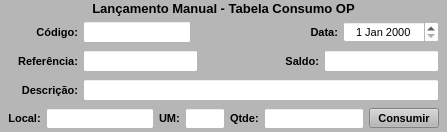
        <widget class="QWidget" name="widget_9" native="true">
         <property name="minimumSize">
          <size>
           <width>0</width>
           <height>0</height>
          </size>
         </property>
         <property name="maximumSize">
          <size>
           <width>16777215</width>
           <height>16777215</height>
          </size>
         </property>
         <property name="font">
          <font>
           <pointsize>8</pointsize>
          </font>
         </property>
         <property name="styleSheet">
          <string notr="true">background-color: rgb(182, 182, 182);</string>
         </property>
         <layout class="QVBoxLayout" name="verticalLayout_3">
          <property name="spacing">
           <number>3</number>
          </property>
          <property name="leftMargin">
           <number>3</number>
          </property>
          <property name="topMargin">
           <number>1</number>
          </property>
          <property name="rightMargin">
           <number>3</number>
          </property>
          <property name="bottomMargin">
           <number>1</number>
          </property>
          <item>
           <widget class="QLabel" name="label_4">
            <property name="font">
             <font>
              <pointsize>10</pointsize>
              <weight>75</weight>
              <bold>true</bold>
             </font>
            </property>
            <property name="text">
             <string>Lançamento Manual - Tabela Consumo OP</string>
            </property>
            <property name="alignment">
             <set>Qt::AlignCenter</set>
            </property>
           </widget>
          </item>
          <item>
           <widget class="QWidget" name="widget_13" native="true">
            <property name="font">
             <font>
              <pointsize>8</pointsize>
             </font>
            </property>
            <property name="styleSheet">
             <string notr="true"/>
            </property>
            <layout class="QHBoxLayout" name="horizontalLayout_6">
             <property name="spacing">
              <number>5</number>
             </property>
             <property name="leftMargin">
              <number>5</number>
             </property>
             <property name="topMargin">
              <number>2</number>
             </property>
             <property name="rightMargin">
              <number>5</number>
             </property>
             <property name="bottomMargin">
              <number>2</number>
             </property>
             <item>
              <widget class="QLabel" name="label_17">
               <property name="sizePolicy">
                <sizepolicy hsizetype="Preferred" vsizetype="Preferred">
                 <horstretch>0</horstretch>
                 <verstretch>0</verstretch>
                </sizepolicy>
               </property>
               <property name="minimumSize">
                <size>
                 <width>0</width>
                 <height>0</height>
                </size>
               </property>
               <property name="maximumSize">
                <size>
                 <width>70</width>
                 <height>16777215</height>
                </size>
               </property>
               <property name="font">
                <font>
                 <pointsize>8</pointsize>
                 <weight>75</weight>
                 <bold>true</bold>
                </font>
               </property>
               <property name="text">
                <string>Código:</string>
               </property>
               <property name="alignment">
                <set>Qt::AlignRight|Qt::AlignTrailing|Qt::AlignVCenter</set>
               </property>
              </widget>
             </item>
             <item>
              <widget class="QLineEdit" name="line_Cod_Manu">
               <property name="sizePolicy">
                <sizepolicy hsizetype="Preferred" vsizetype="Preferred">
                 <horstretch>0</horstretch>
                 <verstretch>0</verstretch>
                </sizepolicy>
               </property>
               <property name="maximumSize">
                <size>
                 <width>140</width>
                 <height>16777215</height>
                </size>
               </property>
               <property name="font">
                <font>
                 <pointsize>8</pointsize>
                </font>
               </property>
               <property name="styleSheet">
                <string notr="true">background-color: rgb(255, 255, 255);</string>
               </property>
               <property name="alignment">
                <set>Qt::AlignCenter</set>
               </property>
              </widget>
             </item>
             <item>
              <widget class="QLabel" name="label_10">
               <property name="font">
                <font>
                 <pointsize>8</pointsize>
                </font>
               </property>
               <property name="text">
                <string/>
               </property>
              </widget>
             </item>
             <item>
              <widget class="QLabel" name="label_11">
               <property name="sizePolicy">
                <sizepolicy hsizetype="Preferred" vsizetype="Preferred">
                 <horstretch>0</horstretch>
                 <verstretch>0</verstretch>
                </sizepolicy>
               </property>
               <property name="maximumSize">
                <size>
                 <width>40</width>
                 <height>16777215</height>
                </size>
               </property>
               <property name="font">
                <font>
                 <pointsize>8</pointsize>
                 <weight>75</weight>
                 <bold>true</bold>
                </font>
               </property>
               <property name="text">
                <string>Data:</string>
               </property>
               <property name="alignment">
                <set>Qt::AlignRight|Qt::AlignTrailing|Qt::AlignVCenter</set>
               </property>
              </widget>
             </item>
             <item>
              <widget class="QDateEdit" name="date_Consumo">
               <property name="sizePolicy">
                <sizepolicy hsizetype="Preferred" vsizetype="Preferred">
                 <horstretch>0</horstretch>
                 <verstretch>0</verstretch>
                </sizepolicy>
               </property>
               <property name="maximumSize">
                <size>
                 <width>100</width>
                 <height>16777215</height>
                </size>
               </property>
               <property name="font">
                <font>
                 <pointsize>8</pointsize>
                </font>
               </property>
               <property name="styleSheet">
                <string notr="true">background-color: rgb(255, 255, 255);</string>
               </property>
               <property name="alignment">
                <set>Qt::AlignCenter</set>
               </property>
              </widget>
             </item>
            </layout>
           </widget>
          </item>
          <item>
           <widget class="QWidget" name="widget_14" native="true">
            <property name="font">
             <font>
              <pointsize>8</pointsize>
             </font>
            </property>
            <property name="styleSheet">
             <string notr="true"/>
            </property>
            <layout class="QHBoxLayout" name="horizontalLayout_7">
             <property name="spacing">
              <number>5</number>
             </property>
             <property name="leftMargin">
              <number>5</number>
             </property>
             <property name="topMargin">
              <number>2</number>
             </property>
             <property name="rightMargin">
              <number>5</number>
             </property>
             <property name="bottomMargin">
              <number>2</number>
             </property>
             <item>
              <widget class="QLabel" name="label_23">
               <property name="sizePolicy">
                <sizepolicy hsizetype="Preferred" vsizetype="Preferred">
                 <horstretch>0</horstretch>
                 <verstretch>0</verstretch>
                </sizepolicy>
               </property>
               <property name="maximumSize">
                <size>
                 <width>70</width>
                 <height>16777215</height>
                </size>
               </property>
               <property name="font">
                <font>
                 <pointsize>8</pointsize>
                 <weight>75</weight>
                 <bold>true</bold>
                </font>
               </property>
               <property name="text">
                <string>Referência:</string>
               </property>
               <property name="alignment">
                <set>Qt::AlignRight|Qt::AlignTrailing|Qt::AlignVCenter</set>
               </property>
              </widget>
             </item>
             <item>
              <widget class="QLineEdit" name="line_Ref_Manu">
               <property name="sizePolicy">
                <sizepolicy hsizetype="Preferred" vsizetype="Preferred">
                 <horstretch>0</horstretch>
                 <verstretch>0</verstretch>
                </sizepolicy>
               </property>
               <property name="font">
                <font>
                 <pointsize>8</pointsize>
                </font>
               </property>
               <property name="styleSheet">
                <string notr="true">background-color: rgb(255, 255, 255);</string>
               </property>
               <property name="readOnly">
                <bool>true</bool>
               </property>
              </widget>
             </item>
             <item>
              <widget class="QLabel" name="label_21">
               <property name="sizePolicy">
                <sizepolicy hsizetype="Preferred" vsizetype="Preferred">
                 <horstretch>0</horstretch>
                 <verstretch>0</verstretch>
                </sizepolicy>
               </property>
               <property name="minimumSize">
                <size>
                 <width>0</width>
                 <height>0</height>
                </size>
               </property>
               <property name="font">
                <font>
                 <pointsize>8</pointsize>
                 <weight>75</weight>
                 <bold>true</bold>
                </font>
               </property>
               <property name="text">
                <string>Saldo:</string>
               </property>
               <property name="alignment">
                <set>Qt::AlignRight|Qt::AlignTrailing|Qt::AlignVCenter</set>
               </property>
              </widget>
             </item>
             <item>
              <widget class="QLineEdit" name="line_Saldo_Manu">
               <property name="sizePolicy">
                <sizepolicy hsizetype="Preferred" vsizetype="Preferred">
                 <horstretch>0</horstretch>
                 <verstretch>0</verstretch>
                </sizepolicy>
               </property>
               <property name="font">
                <font>
                 <pointsize>8</pointsize>
                </font>
               </property>
               <property name="cursor">
                <cursorShape>IBeamCursor</cursorShape>
               </property>
               <property name="styleSheet">
                <string notr="true">background-color: rgb(255, 255, 255);</string>
               </property>
               <property name="inputMask">
                <string/>
               </property>
               <property name="text">
                <string/>
               </property>
               <property name="frame">
                <bool>true</bool>
               </property>
               <property name="echoMode">
                <enum>QLineEdit::Normal</enum>
               </property>
               <property name="alignment">
                <set>Qt::AlignCenter</set>
               </property>
               <property name="readOnly">
                <bool>true</bool>
               </property>
              </widget>
             </item>
            </layout>
           </widget>
          </item>
          <item>
           <widget class="QWidget" name="widget_15" native="true">
            <property name="font">
             <font>
              <pointsize>8</pointsize>
             </font>
            </property>
            <property name="styleSheet">
             <string notr="true"/>
            </property>
            <layout class="QHBoxLayout" name="horizontalLayout_8">
             <property name="spacing">
              <number>5</number>
             </property>
             <property name="leftMargin">
              <number>5</number>
             </property>
             <property name="topMargin">
              <number>2</number>
             </property>
             <property name="rightMargin">
              <number>5</number>
             </property>
             <property name="bottomMargin">
              <number>2</number>
             </property>
             <item>
              <widget class="QLabel" name="label_24">
               <property name="sizePolicy">
                <sizepolicy hsizetype="Preferred" vsizetype="Preferred">
                 <horstretch>0</horstretch>
                 <verstretch>0</verstretch>
                </sizepolicy>
               </property>
               <property name="maximumSize">
                <size>
                 <width>70</width>
                 <height>16777215</height>
                </size>
               </property>
               <property name="font">
                <font>
                 <pointsize>8</pointsize>
                 <weight>75</weight>
                 <bold>true</bold>
                </font>
               </property>
               <property name="text">
                <string>Descrição:</string>
               </property>
               <property name="alignment">
                <set>Qt::AlignRight|Qt::AlignTrailing|Qt::AlignVCenter</set>
               </property>
              </widget>
             </item>
             <item>
              <widget class="QLineEdit" name="line_Descricao_Manu">
               <property name="sizePolicy">
                <sizepolicy hsizetype="Preferred" vsizetype="Preferred">
                 <horstretch>0</horstretch>
                 <verstretch>0</verstretch>
                </sizepolicy>
               </property>
               <property name="font">
                <font>
                 <pointsize>8</pointsize>
                </font>
               </property>
               <property name="styleSheet">
                <string notr="true">background-color: rgb(255, 255, 255);</string>
               </property>
               <property name="readOnly">
                <bool>true</bool>
               </property>
              </widget>
             </item>
            </layout>
           </widget>
          </item>
          <item>
           <widget class="QWidget" name="widget_17" native="true">
            <property name="minimumSize">
             <size>
              <width>0</width>
              <height>0</height>
             </size>
            </property>
            <property name="maximumSize">
             <size>
              <width>16777215</width>
              <height>16777215</height>
             </size>
            </property>
            <property name="font">
             <font>
              <pointsize>8</pointsize>
             </font>
            </property>
            <property name="styleSheet">
             <string notr="true"/>
            </property>
            <layout class="QHBoxLayout" name="horizontalLayout_10">
             <property name="spacing">
              <number>5</number>
             </property>
             <property name="leftMargin">
              <number>5</number>
             </property>
             <property name="topMargin">
              <number>2</number>
             </property>
             <property name="rightMargin">
              <number>5</number>
             </property>
             <property name="bottomMargin">
              <number>2</number>
             </property>
             <item>
              <widget class="QLabel" name="label_28">
               <property name="sizePolicy">
                <sizepolicy hsizetype="Preferred" vsizetype="Preferred">
                 <horstretch>0</horstretch>
                 <verstretch>0</verstretch>
                </sizepolicy>
               </property>
               <property name="maximumSize">
                <size>
                 <width>70</width>
                 <height>16777215</height>
                </size>
               </property>
               <property name="font">
                <font>
                 <pointsize>8</pointsize>
                 <weight>75</weight>
                 <bold>true</bold>
                </font>
               </property>
               <property name="text">
                <string>Local:</string>
               </property>
               <property name="alignment">
                <set>Qt::AlignCenter</set>
               </property>
              </widget>
             </item>
             <item>
              <widget class="QLineEdit" name="line_Local_Manu">
               <property name="sizePolicy">
                <sizepolicy hsizetype="Preferred" vsizetype="Preferred">
                 <horstretch>0</horstretch>
                 <verstretch>0</verstretch>
                </sizepolicy>
               </property>
               <property name="font">
                <font>
                 <pointsize>8</pointsize>
                </font>
               </property>
               <property name="styleSheet">
                <string notr="true">background-color: rgb(255, 255, 255);</string>
               </property>
               <property name="alignment">
                <set>Qt::AlignCenter</set>
               </property>
               <property name="readOnly">
                <bool>true</bool>
               </property>
              </widget>
             </item>
             <item>
              <widget class="QLabel" name="label_26">
               <property name="sizePolicy">
                <sizepolicy hsizetype="Preferred" vsizetype="Preferred">
                 <horstretch>0</horstretch>
                 <verstretch>0</verstretch>
                </sizepolicy>
               </property>
               <property name="maximumSize">
                <size>
                 <width>23</width>
                 <height>16777215</height>
                </size>
               </property>
               <property name="font">
                <font>
                 <pointsize>8</pointsize>
                 <weight>75</weight>
                 <bold>true</bold>
                </font>
               </property>
               <property name="text">
                <string>UM:</string>
               </property>
               <property name="alignment">
                <set>Qt::AlignLeading|Qt::AlignLeft|Qt::AlignVCenter</set>
               </property>
              </widget>
             </item>
             <item>
              <widget class="QLineEdit" name="line_UM_Manu">
               <property name="sizePolicy">
                <sizepolicy hsizetype="Preferred" vsizetype="Preferred">
                 <horstretch>0</horstretch>
                 <verstretch>0</verstretch>
                </sizepolicy>
               </property>
               <property name="maximumSize">
                <size>
                 <width>40</width>
                 <height>16777215</height>
                </size>
               </property>
               <property name="font">
                <font>
                 <pointsize>8</pointsize>
                </font>
               </property>
               <property name="cursor">
                <cursorShape>IBeamCursor</cursorShape>
               </property>
               <property name="styleSheet">
                <string notr="true">background-color: rgb(255, 255, 255);</string>
               </property>
               <property name="inputMask">
                <string/>
               </property>
               <property name="text">
                <string/>
               </property>
               <property name="frame">
                <bool>true</bool>
               </property>
               <property name="echoMode">
                <enum>QLineEdit::Normal</enum>
               </property>
               <property name="alignment">
                <set>Qt::AlignCenter</set>
               </property>
               <property name="readOnly">
                <bool>true</bool>
               </property>
              </widget>
             </item>
             <item>
              <widget class="QLabel" name="label_27">
               <property name="sizePolicy">
                <sizepolicy hsizetype="Preferred" vsizetype="Preferred">
                 <horstretch>0</horstretch>
                 <verstretch>0</verstretch>
                </sizepolicy>
               </property>
               <property name="maximumSize">
                <size>
                 <width>34</width>
                 <height>16777215</height>
                </size>
               </property>
               <property name="font">
                <font>
                 <pointsize>8</pointsize>
                 <weight>75</weight>
                 <bold>true</bold>
                </font>
               </property>
               <property name="text">
                <string>Qtde:</string>
               </property>
               <property name="alignment">
                <set>Qt::AlignLeading|Qt::AlignLeft|Qt::AlignVCenter</set>
               </property>
              </widget>
             </item>
             <item>
              <widget class="QLineEdit" name="line_Qtde_Manu">
               <property name="sizePolicy">
                <sizepolicy hsizetype="Preferred" vsizetype="Preferred">
                 <horstretch>0</horstretch>
                 <verstretch>0</verstretch>
                </sizepolicy>
               </property>
               <property name="maximumSize">
                <size>
                 <width>100</width>
                 <height>16777215</height>
                </size>
               </property>
               <property name="font">
                <font>
                 <pointsize>8</pointsize>
                </font>
               </property>
               <property name="cursor">
                <cursorShape>IBeamCursor</cursorShape>
               </property>
               <property name="styleSheet">
                <string notr="true">background-color: rgb(255, 255, 255);</string>
               </property>
               <property name="inputMask">
                <string/>
               </property>
               <property name="text">
                <string/>
               </property>
               <property name="frame">
                <bool>true</bool>
               </property>
               <property name="echoMode">
                <enum>QLineEdit::Normal</enum>
               </property>
               <property name="alignment">
                <set>Qt::AlignCenter</set>
               </property>
              </widget>
             </item>
             <item>
              <widget class="QPushButton" name="btn_Consome_Manu">
               <property name="sizePolicy">
                <sizepolicy hsizetype="Preferred" vsizetype="Preferred">
                 <horstretch>0</horstretch>
                 <verstretch>0</verstretch>
                </sizepolicy>
               </property>
               <property name="maximumSize">
                <size>
                 <width>70</width>
                 <height>20</height>
                </size>
               </property>
               <property name="font">
                <font>
                 <pointsize>8</pointsize>
                 <weight>75</weight>
                 <bold>true</bold>
                </font>
               </property>
               <property name="cursor">
                <cursorShape>PointingHandCursor</cursorShape>
               </property>
               <property name="layoutDirection">
                <enum>Qt::LeftToRight</enum>
               </property>
               <property name="autoFillBackground">
                <bool>false</bool>
               </property>
               <property name="text">
                <string>Consumir</string>
               </property>
               <property name="checkable">
                <bool>false</bool>
               </property>
               <property name="autoDefault">
                <bool>false</bool>
               </property>
               <property name="default">
                <bool>false</bool>
               </property>
               <property name="flat">
                <bool>false</bool>
               </property>
              </widget>
             </item>
            </layout>
           </widget>
          </item>
         </layout>
        </widget>
